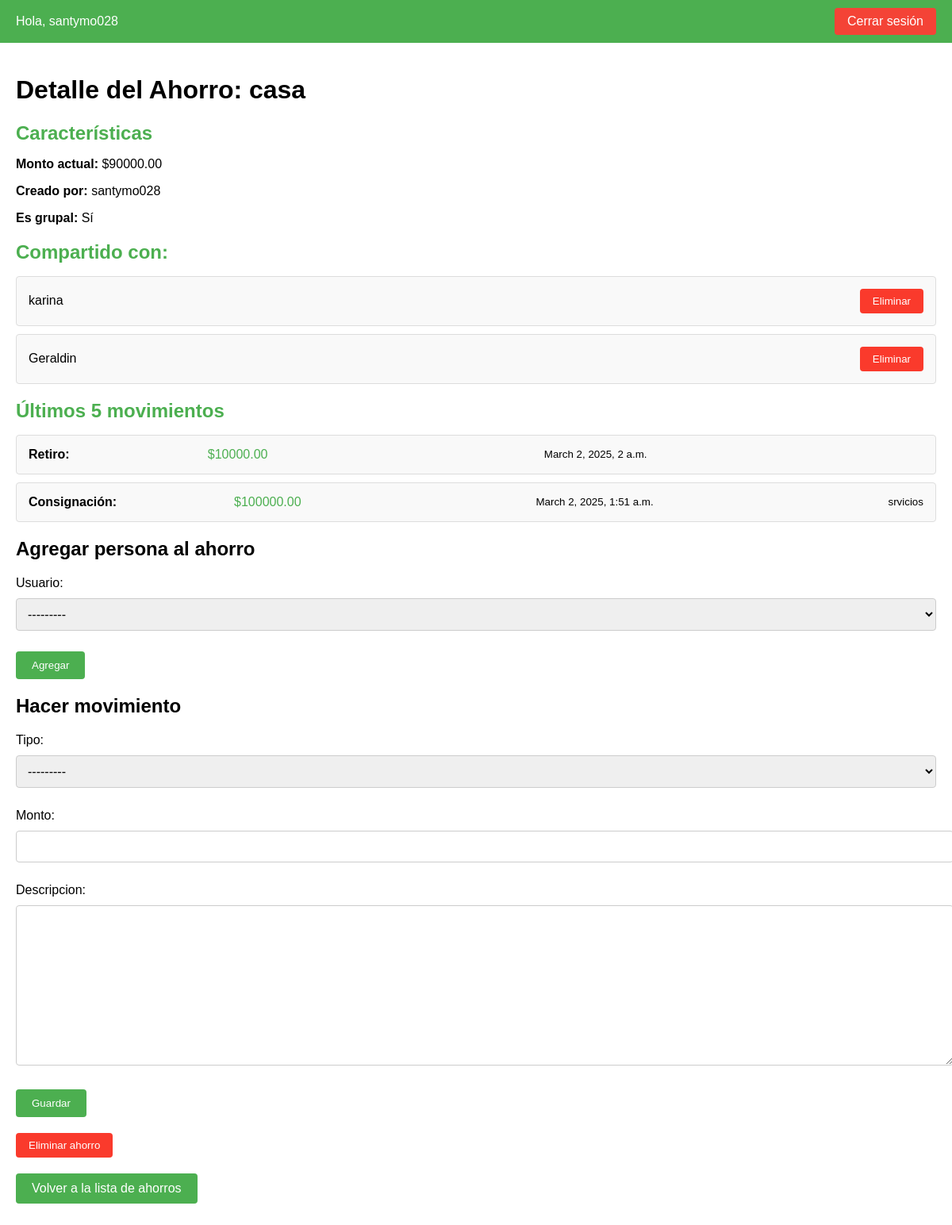
The page /detalle-ahorro/11/ (signed in) on the database its author committed.
### finanzas/models.py (models this page shows, shortened)
class Ahorro(models.Model):
    nombre = models.CharField(max_length=100)
    monto_actual = models.DecimalField(max_digits=10, decimal_places=2, default=0.00)
    creado_por = models.ForeignKey(User, on_delete=models.CASCADE, related_name='ahorros_creados', null=True, blank=True)
    es_grupal = models.BooleanField(default=False)
    miembros = models.ManyToManyField(User, related_name='ahorros', blank=True)

class AhorroCompartido(models.Model):
    ahorro = models.ForeignKey(Ahorro, on_delete=models.CASCADE, related_name='compartido_con')
    usuario = models.ForeignKey(User, on_delete=models.CASCADE, related_name='ahorros_compartidos')
    fecha_compartido = models.DateTimeField(auto_now_add=True)
    class Meta:
        constraints = [
            models.UniqueConstraint(fields=['ahorro', 'usuario'], name='unique_ahorro_usuario')
        ]

class Movimiento(models.Model):
    TIPO_CHOICES = [
        ('consignacion', 'Consignación'),
        ('retiro', 'Retiro'),
    ]
    ahorro = models.ForeignKey(Ahorro, on_delete=models.CASCADE, related_name='movimientos')
    tipo = models.CharField(max_length=12, choices=TIPO_CHOICES)
    monto = models.DecimalField(max_digits=10, decimal_places=2)
    fecha = models.DateTimeField(auto_now_add=True)
    descripcion = models.TextField(blank=True, null=True)

### finanzas/views.py (the view)
# urls.py: path('detalle-ahorro/<int:ahorro_id>/', views.detalle_ahorro, name='detalle_ahorro'),
@login_required
def detalle_ahorro(request, ahorro_id):
    ahorro = get_object_or_404(Ahorro, id=ahorro_id)
    es_creador = ahorro.creado_por == request.user
    es_compartido = AhorroCompartido.objects.filter(ahorro=ahorro, usuario=request.user).exists()
    if not es_creador and not es_compartido:
        return redirect('home')
    movimientos = Movimiento.objects.filter(ahorro=ahorro).order_by('-fecha')[:5]
    usuarios_compartidos = AhorroCompartido.objects.filter(ahorro=ahorro).exclude(usuario=ahorro.creado_por)
    if request.method == 'POST' and 'agregar_persona' in request.POST:
        form_agregar_persona = AgregarPersonaForm(request.POST)
        if form_agregar_persona.is_valid():
            usuario = form_agregar_persona.cleaned_data['usuario']
            AhorroCompartido.objects.create(ahorro=ahorro, usuario=usuario)
            return redirect('detalle_ahorro', ahorro_id=ahorro.id)
    else:
        form_agregar_persona = AgregarPersonaForm()
    if request.method == 'POST' and 'hacer_movimiento' in request.POST:
        form_movimiento = MovimientoForm(request.POST)
        if form_movimiento.is_valid():
            movimiento = form_movimiento.save(commit=False)
            movimiento.ahorro = ahorro
            movimiento.save()
            if movimiento.tipo == 'consignacion':
                ahorro.monto_actual += movimiento.monto
            elif movimiento.tipo == 'retiro':
                ahorro.monto_actual -= movimiento.monto
            ahorro.save()
            return redirect('detalle_ahorro', ahorro_id=ahorro.id)
    else:
        form_movimiento = MovimientoForm()
    if request.method == 'POST' and 'darse_de_baja' in request.POST:
        if es_compartido:
            AhorroCompartido.objects.filter(ahorro=ahorro, usuario=request.user).delete()
            return redirect('home')
    elif request.method == 'POST' and 'eliminar_ahorro' in request.POST:
        if es_creador:
            ahorro.delete()
            return redirect('home')
    if request.method == 'POST' and 'eliminar_usuario' in request.POST:
        usuario_id = request.POST.get('usuario_id')
        if es_creador:
            AhorroCompartido.objects.filter(ahorro=ahorro, usuario_id=usuario_id).delete()
            return redirect('detalle_ahorro', ahorro_id=ahorro.id)
    return render(request, 'finanzas/detalle_ahorro.html', {
        'ahorro': ahorro,
        'movimientos': movimientos,
        'form_agregar_persona': form_agregar_persona,
        'form_movimiento': form_movimiento,
        'es_creador': es_creador,
        'es_compartido': es_compartido,
        'usuarios_compartidos': usuarios_compartidos,  # <--- Nueva variable
    })

### finanzas/forms.py
class AgregarPersonaForm(forms.ModelForm):
    usuario = forms.ModelChoiceField(queryset=User.objects.all())
    class Meta:
        model = AhorroCompartido  # Si tienes un modelo para ahorros compartidos
        fields = ['usuario']

class MovimientoForm(forms.ModelForm):
    class Meta:
        model = Movimiento
        fields = ['tipo', 'monto', 'descripcion']

### finanzas/templates/finanzas/detalle_ahorro.html (shortened to what this page needs)
<!DOCTYPE html>
<html lang="es">
<head>
</head>
<body>
    <div class="navbar">
        <span>Hola, {{ request.user.username }}</span>
        <a href="{% url 'login' %}">Cerrar sesión</a>
    </div>
    <div class="container">
        <h1>Detalle del Ahorro: {{ ahorro.nombre }}</h1>
        <div class="section">
            <h2>Características</h2>
            <p><strong>Monto actual:</strong> ${{ ahorro.monto_actual }}</p>
            <p><strong>Creado por:</strong> {{ ahorro.creado_por.username }}</p>
            <p><strong>Es grupal:</strong> {{ ahorro.es_grupal|yesno:"Sí,No" }}</p>
        </div>
        <div class="section">
            <h2>Compartido con:</h2>
            <ul class="movimientos-list">
                {% for usuario_compartido in usuarios_compartidos %}
                    <li>
                        <span>{{ usuario_compartido.usuario.username }}</span>
                        {% if es_creador %}
                            <form method="post" style="display: inline;">
                                <button type="submit" name="eliminar_usuario" class="btn-eliminar">Eliminar</button>
                            </form>
                        {% endif %}
                    </li>
                {% empty %}
                    <li>No hay usuarios compartidos.</li>
                {% endfor %}
            </ul>
        </div>
        <div class="section">
            <h2>Últimos 5 movimientos</h2>
            <ul class="movimientos-list">
                {% for movimiento in movimientos %}
                    <li>
                        <span class="tipo">{{ movimiento.get_tipo_display }}:</span>
                        <span class="monto">${{ movimiento.monto }}</span>
                        <br>
                        <small>{{ movimiento.fecha }}</small>
                        <br>
                        <small>{{ movimiento.descripcion }}</small>
                    </li>
                {% empty %}
                    <li>No hay movimientos registrados.</li>
                {% endfor %}
            </ul>
        </div>
        <div class="form-container">
            <h2>Agregar persona al ahorro</h2>
            <form method="post">
                {{ form_agregar_persona.as_p }}
                <button type="submit" name="agregar_persona">Agregar</button>
            </form>
        </div>
        <div class="form-container">
            <h2>Hacer movimiento</h2>
            <form method="post" id="movimientoForm">
                {{ form_movimiento.as_p }}
                <button type="submit" name="hacer_movimiento" id="hacerMovimiento">Guardar</button>
            </form>
        </div>
        <div class="section">
            {% if es_compartido %}
                <form method="post" style="display: inline;">
                    {% csrf_token %}
                    <button type="submit" name="darse_de_baja" class="btn-eliminar">Darse de baja del ahorro</button>
                </form>
            {% elif es_creador %}
                <form method="post" style="display: inline;">
                    <button type="submit" name="eliminar_ahorro" class="btn-eliminar">Eliminar ahorro</button>
                </form>
            {% endif %}
        </div>
        <a href="{% url 'home' %}" class="btn-crear">Volver a la lista de ahorros</a>
    </div>
</body>
</html>

### finanzas/templates/finanzas/detalle_ahorro.html (style rules this page uses)
body { font-family: Arial, sans-serif; margin: 0; padding: 0; }
.navbar { background-color: #4CAF50; color: white; padding: 10px 20px; display: flex; justify-content: space-between; align-items: center; }
.navbar a { color: white; text-decoration: none; padding: 8px 16px; border-radius: 4px; background-color: #f44336; }
.container { padding: 20px; }
.section { margin-bottom: 20px; }
.section h2 { margin-bottom: 10px; color: #4CAF50; }
.movimientos-list { list-style-type: none; padding: 0; }
.movimientos-list li { background-color: #f9f9f9; margin: 10px 0; padding: 15px; border: 1px solid #ddd; border-radius: 4px; display: flex; justify-content: space-between; align-items: center; }
.movimientos-list li .tipo { font-weight: bold; }
.movimientos-list li .monto { color: #4CAF50; }
.form-container { margin-top: 20px; }
.form-container form { margin-bottom: 20px; }
.form-container input, .form-container select, .form-container textarea { width: 100%; padding: 10px; margin: 10px 0; border: 1px solid #ccc; border-radius: 4px; font-size: 16px; }
.form-container button { padding: 10px 20px; background-color: #4CAF50; color: white; border: none; border-radius: 4px; cursor: pointer; }
.btn-crear { display: inline-block; padding: 10px 20px; background-color: #4CAF50; color: white; text-decoration: none; border-radius: 4px; margin-bottom: 20px; }
.btn-eliminar { display: inline-block; padding: 8px 16px; background-color: #fa3a2c; color: white; text-decoration: none; border-radius: 4px; border: none; cursor: pointer; }

### rows shown on the page
Ahorro: nombre "casa", monto_actual "90000.00", creado_por.username "santymo028", es_grupal "Sí"
AhorroCompartido: usuario.username "karina"
AhorroCompartido: usuario.username "Geraldin"
Movimiento: tipo "Retiro", monto "10000.00", fecha "March 2, 2025, 2 a.m."
Movimiento: tipo "Consignación", monto "100000.00", fecha "March 2, 2025, 1:51 a.m.", descripcion "srvicios"

### other values the page prints
{{ request.user.username }} "santymo028"
